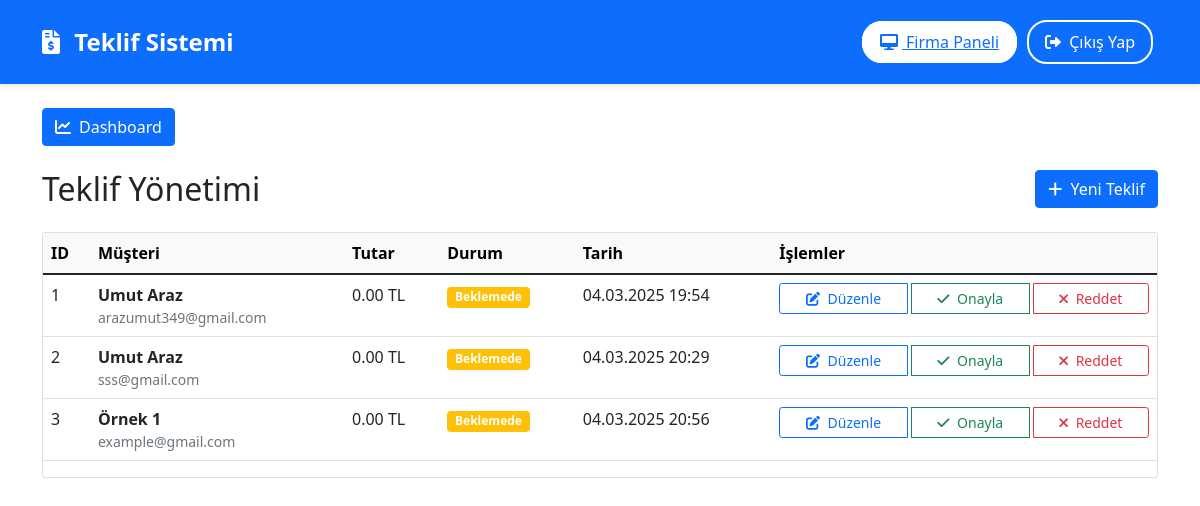
The page /firma-sahibi-paneli/ (signed in) on the database its author committed.
### teklifler/models.py (models this page shows)
class Teklif(models.Model):
    DURUM_CHOICES = [
        ('BEKLEMEDE', 'Beklemede'),
        ('ONAYLANDI', 'Onaylandı'),
        ('REDDEDILDI', 'Reddedildi'),
        ('REVIZYON', 'Revizyon Bekliyor'),
    ]
    musteri = models.ForeignKey(Musteri, on_delete=models.CASCADE)
    urunler = models.ManyToManyField(Urun, through='TeklifUrunu')
    toplam_tutar = models.DecimalField(max_digits=10, decimal_places=2)
    durum = models.CharField(max_length=20, choices=DURUM_CHOICES, default='BEKLEMEDE')
    notlar = models.TextField(blank=True)
    created_at = models.DateTimeField(auto_now_add=True)
    updated_at = models.DateTimeField(auto_now=True)
    created_by = models.ForeignKey(User, on_delete=models.SET_NULL, null=True)

### musteri/models.py (models this page shows, shortened)
class Musteri(models.Model):
    ad_soyad = models.CharField(max_length=100)
    email = models.EmailField(unique=True)
    telefon = models.CharField(max_length=20)
    firma_adi = models.CharField(max_length=100, blank=True)
    adres = models.TextField()
    created_at = models.DateTimeField(auto_now_add=True)

### musteri/views.py (the view)
# urls.py: path('firma-sahibi-paneli/', firma_sahibi_paneli, name='firma_sahibi_paneli'),
@login_required
def firma_sahibi_paneli(request):
    if not request.user.profile.is_firma_sahibi:
        return redirect('anasayfa')
    teklifler = Teklif.objects.all()
    return render(request, 'musteri/firma_sahibi_paneli.html', {'teklifler': teklifler})

### templates/musteri/firma_sahibi_paneli.html (shortened to what this page needs)
{% extends 'base.html' %}
{% block content %}
<div class="container mt-4">
    <div class="row mb-4">
        <div class="col-12">
            <div class="btn-group">
                <a href="{% url 'dashboard' %}" class="btn btn-primary">
                    <i class="fas fa-chart-line me-2"></i>Dashboard
                </a>
            </div>
        </div>
    </div>
    <div class="row">
        <div class="col-12">
            <div class="d-flex flex-column flex-md-row justify-content-between align-items-center mb-4">
                <h2 class="mb-3 mb-md-0">Teklif Yönetimi</h2>
                <div class="d-flex gap-2">
                    <button class="btn btn-primary">
                        <i class="fas fa-plus me-1"></i> Yeni Teklif
                    </button>
                </div>
            </div>
            <div class="card">
                <div class="card-body p-0">
                    <div class="table-responsive">
                        <table class="table table-hover mb-0">
                            <thead class="table-light">
                                <tr>
                                    <th>ID</th>
                                    <th>Müşteri</th>
                                    <th>Tutar</th>
                                    <th>Durum</th>
                                    <th>Tarih</th>
                                    <th>İşlemler</th>
                                </tr>
                            </thead>
                            <tbody>
                                {% for teklif in teklifler %}
                                <tr>
                                    <td>{{ teklif.id }}</td>
                                    <td>
                                        <div class="d-flex flex-column">
                                            <strong>{{ teklif.musteri.ad_soyad }}</strong>
                                            <small class="text-muted">{{ teklif.musteri.email }}</small>
                                        </div>
                                    </td>
                                    <td>{{ teklif.toplam_tutar }} TL</td>
                                    <td>
                                        <span class="badge {% if teklif.durum == 'BEKLEMEDE' %}bg-warning
                                              {% elif teklif.durum == 'ONAYLANDI' %}bg-success
                                              {% elif teklif.durum == 'REDDEDILDI' %}bg-danger
                                              {% else %}bg-info{% endif %}">
                                            {{ teklif.get_durum_display }}
                                        </span>
                                    </td>
                                    <td>{{ teklif.created_at|date:"d.m.Y H:i" }}</td>
                                    <td>
                                        <div class="btn-group d-flex flex-wrap gap-1">
                                            <button type="button" class="btn btn-sm btn-outline-primary">
                                                <i class="fas fa-edit"></i>
                                                <span class="d-none d-md-inline ms-1">Düzenle</span>
                                            </button>
                                            <button type="button" class="btn btn-sm btn-outline-success">
                                                <i class="fas fa-check"></i>
                                                <span class="d-none d-md-inline ms-1">Onayla</span>
                                            </button>
                                            <button type="button" class="btn btn-sm btn-outline-danger">
                                                <i class="fas fa-times"></i>
                                                <span class="d-none d-md-inline ms-1">Reddet</span>
                                            </button>
                                        </div>
                                    </td>
                                </tr>
                                {% endfor %}
                            </tbody>
                        </table>
                    </div>
                </div>
            </div>
        </div>
    </div>
</div>
{% endblock %}

### templates/base.html (shortened to what this page needs)
<!DOCTYPE html>
<html lang="tr">
<head>
    <link href="https://cdn.jsdelivr.net/npm/bootstrap@5.1.3/dist/css/bootstrap.min.css" rel="stylesheet">
    <link href="https://cdnjs.cloudflare.com/ajax/libs/font-awesome/6.0.0/css/all.min.css" rel="stylesheet">
</head>
<body>
    <nav class="navbar navbar-expand-lg navbar-dark bg-primary">
        <div class="container">
            <a class="navbar-brand" href="/">
                <i class="fas fa-file-invoice-dollar me-2"></i>
                Teklif Sistemi
            </a>
            <div class="collapse navbar-collapse" id="navbarNav">
                <ul class="navbar-nav ms-auto align-items-center">
                    {% if user.is_authenticated %}
                        {% if user.profile.is_firma_sahibi %}
                            <li class="nav-item">
                                <a class="nav-btn nav-btn-primary" href="{% url 'firma_sahibi_paneli' %}">
                                    <i class="fas fa-desktop me-1"></i>
                                    Firma Paneli
                                </a>
                            </li>
                        {% endif %}
                        <li class="nav-item">
                            <form method="post" action="{% url 'logout' %}" class="d-inline">
                                <button type="submit" class="nav-btn nav-btn-outline">
                                    <i class="fas fa-sign-out-alt me-1"></i>
                                    Çıkış Yap
                                </button>
                            </form>
                        </li>
                    {% endif %}
                </ul>
            </div>
        </div>
    </nav>
    {% block content %}
    {% endblock %}
</body>
</html>

### templates/base.html (style rules this page uses)
.nav-btn { padding: 8px 16px; margin: 5px; border-radius: 20px; transition: all 0.3s ease; width: 100%; }
@media (min-width: 768px) { .nav-btn { width: auto; } }
.nav-btn-primary { background-color: #fff; color: #0d6efd; border: 2px solid #fff; }
.nav-btn-outline { background-color: transparent; color: #fff; border: 2px solid #fff; }
.navbar { padding: 15px 0; box-shadow: 0 2px 4px rgba(0,0,0,0.1); }
.navbar-brand { font-size: 1.2rem; font-weight: bold; }
@media (min-width: 768px) { .navbar-brand { font-size: 1.5rem; } }
.table-responsive { margin-bottom: 1rem; overflow-x: auto; -webkit-overflow-scrolling: touch; }
.card { margin-bottom: 1rem; }

### rows shown on the page
Teklif: id "1", musteri.ad_soyad "Umut Araz", musteri.email "arazumut349@gmail.com", toplam_tutar "0.00", durum "Beklemede", created_at "04.03.2025 19:54"
Teklif: id "2", musteri.ad_soyad "Umut Araz", musteri.email "sss@gmail.com", toplam_tutar "0.00", durum "Beklemede", created_at "04.03.2025 20:29"
Teklif: id "3", musteri.ad_soyad "Örnek 1", musteri.email "example@gmail.com", toplam_tutar "0.00", durum "Beklemede", created_at "04.03.2025 20:56"
